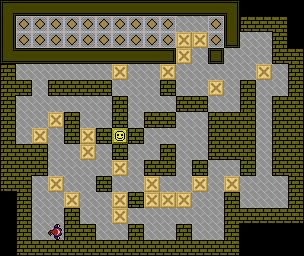

The image is a tile-based game level rendered from a .tmx file. Its description and source (layers, tilesets, objects; grid data summarised) follow:
An orthogonal 19x16 tile map with 16x16 px tiles, 2 tile layers (Terrain, Entities), 2 tilesets.

<map version="1.0" orientation="orthogonal" renderorder="right-down" width="19" height="16" tilewidth="16" tileheight="16">
 <properties>
  <property name="Description" value=" " />
  <property name="Name" value="Level 3" />
 </properties>
 <tileset firstgid="1" name="TilesetWorld4" tilewidth="16" tileheight="16">
  <image source="TilesetWorld4.png" width="512" height="512" />
 </tileset>
 <tileset firstgid="1025" name="Charset" tilewidth="16" tileheight="16">
  <image source="Charset.png" width="256" height="256" />
 </tileset>
 <layer name="Terrain" width="19" height="16">
  <data>[304 cells, 304 non-empty, 23 distinct tile ids]</data>
 </layer>
 <layer name="Entities" width="19" height="16">
  <data>[304 cells, 23 non-empty, 2 distinct tile ids]</data>
 </layer>
</map>
